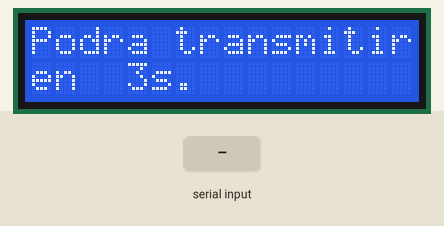
The sketch below on a simulated Arduino Uno, built with avr-gcc and run on an emulated ATmega328P. On the bench: 16×2 character LCD. The inputs (shaded band) are chosen by the test bench. What the sketch prints to the serial monitor is not drawn.

Above: at 5.2 s.
At 10.3 s:
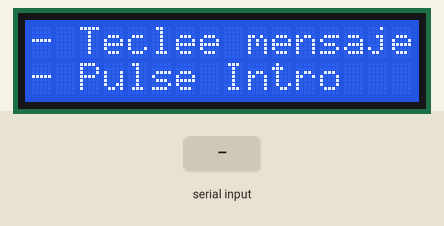
10.4 s: "5\n" received over Serial
At 11.7 s:
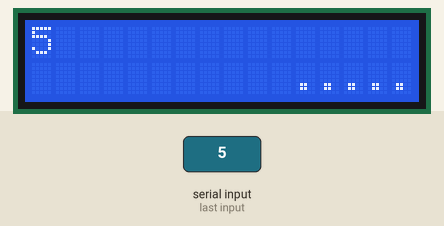
13.4 s: "." received over Serial
At 16.1 s:
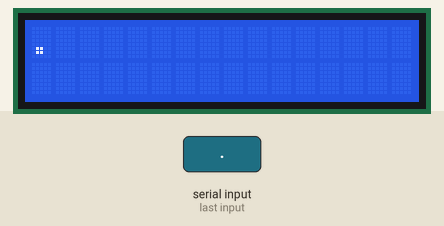
Timing chart, 0 to 17.6 s (numbered marks = the images above; inputs shaded):
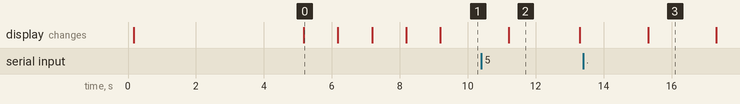

The sketch:

emisora_am.ino
```cpp
/*
     TX Código Morse Radio AM Arduino

Mario Pérez Esteso
http://www.geekytheory.com
https://www.youtube.com/user/telecoreference
https://twitter.com/geekytheory
Facebook page! Join us with a LIKE!
https://www.facebook.com/geekytheory
*/

#include <LiquidCrystal.h>
/*Incluyo la librería del display LCD
para poder utilizar las funciones*/

/*Defino los pines del Arduino a los que voy a conectar el display LCD*/

LiquidCrystal lcd(7, 6, 5, 4, 3, 2);

long milisegundos_comienzo=0;
long milisegundos_final=0;

const long periodo_transmitir=8;
//Cuanto más grande, más tarda en transmitir un punto o raya.
//La frecuencia no varía demasiado, pero sí la duración de la señal.

#define DURACION_PUNTO 64

const int duracion_punto=DURACION_PUNTO;//number of periods for punto
const int pausa_punto=DURACION_PUNTO;//pause after punto
const int duracion_raya=3*DURACION_PUNTO;//number of persots for raya
const int pausa_raya=DURACION_PUNTO;//pause after raya

char *letras[] = {".-", "-...", "-.-.", "-..", ".", "..-.", "--.","....", "..", ".---", "-.-", ".-..", "--",
  "-.", "---", ".--.", "--.-", ".-.", "...", "-", "..-", "...-", ".--", "-..-", "-.--", "--.."};

char *numeros[]={"-----", ".----", "..---", "...--", "....-", ".....", "-....", "--...", "---..", "----."};

int delay_punto = 200; //0.2 segundos

void punto(void);
void guion(void);
void transmitir(int x_ciclos);
void no_transmitir(int x_ciclos);

// ### INC ### Increment Register (reg = reg + 1)
#define ASM_INC(reg) asm volatile ("inc %0" : "=r" (reg) : "0" (reg))

void setup()
{
  Serial.begin(9600);
  DDRB=0xFF;  //Puerto B declarado como salidas
  milisegundos_comienzo=millis(); //Mandamos un punto para saber la frecuencia aproximada
                                  //a la que trabajaremos.
  punto();
  milisegundos_final=millis();
  Serial.print(milisegundos_final-milisegundos_comienzo);
  Serial.print(" ");
  Serial.print((duracion_punto+pausa_punto)*periodo_transmitir*256/( milisegundos_final- milisegundos_comienzo)/2);//Portadora
  Serial.print("kHz ");
  Serial.println();
  lcd.begin(16, 2);
  lcd.setCursor(0,0);
  lcd.print("BIENVENIDO AL Tx");
  lcd.setCursor(0,1);
  lcd.print("  DE MORSE AM!");
  delay(5000);
  for(int q=3;q>=0;q--)
  {
  lcd.clear();
  lcd.setCursor(0,0);
  lcd.print("Podra transmitir");
  lcd.setCursor(0,1);
  lcd.print("en");
  lcd.setCursor(4,1);
  lcd.print(q);
  lcd.setCursor(5,1);
  lcd.print("s.");
  delay(1000);
  }
}

void loop()
{
  char ch[32]; //32 Caracteres, que son los que caben en el display LCD
  int fila=0; //Variable que controla la fila del display LCD
  lcd.clear();
  lcd.setCursor(0,0);
  lcd.print("- Teclee mensaje");
  lcd.setCursor(0,1);
  lcd.print("- Pulse Intro");
  if(Serial.available())
  {
    int i=0;
    int k=0;
  lcd.clear();
  while(Serial.available())
  {
    Serial.flush();
    ch[i] = Serial.read();
    lcd.setCursor(i,fila);
    lcd.print(ch[i]);
    Serial.println(ch[i]);
    i=i+1;
    if(i==16)
    {
      fila=1;
      i=0;
    }
    if (ch[k] >= 'a' && ch[k] <= 'z')
    {
      lcd.setCursor(11,1);
      lcd.print("     ");
      lcd.setCursor(11,1);
      lcd.print(letras[ch[k] - 'a']);
      flashsecuencia(letras[ch[k] - 'a']);
    }
    else if (ch[k] >= 'A' && ch[k] <= 'Z')
    {
      lcd.setCursor(11,1);
      lcd.print("     ");
      lcd.setCursor(11,1);
      lcd.print(letras[ch[k] - 'A']);
      flashsecuencia(letras[ch[k] - 'A']);
    }
    else if (ch[k] >= '0' && ch[k] <= '9')
    {
      lcd.setCursor(11,1);
      lcd.print("     ");
      lcd.setCursor(11,1);
      lcd.print(numeros[ch[k] - '0']);
      flashsecuencia(numeros[ch[k] - '0']);
    }
    else if (ch[k] == ' ')
    {
      delay(delay_punto*7);      //Espacio entre palabras
    }
    k++;
  }
  }
  delay(2000);
}

void punto(void)//Función punto
{
  for(int i=0;i<duracion_punto;i++)
  {
    transmitir(periodo_transmitir);
  }
  for(int i=0;i<pausa_punto;i++)
  {
    no_transmitir(periodo_transmitir);
  }
}
void raya(void)//Función raya
{
  for(int i=0;i<duracion_raya;i++)
  {
    transmitir(periodo_transmitir);
  }
  for(int i=0;i<pausa_raya;i++)
  {
    no_transmitir(periodo_transmitir);
  }
}
void transmitir(int x_ciclos)
{
  unsigned int numero_puerto;
  for (int i=0;i<x_ciclos;i++)
  {
    numero_puerto=0;
    do
    {
	PORTB=numero_puerto;
	ASM_INC(numero_puerto);
    }
    while(numero_puerto<255);
  }
}
void no_transmitir(int x_ciclos)
{
  unsigned int numero_puerto;
  PORTB=0x00; // El pin 13 lo establecemos en OFF
  for (int i=0;i<x_ciclos;i++)
  {
    numero_puerto=0;
    do
    {
	ASM_INC(numero_puerto);
	asm volatile ("NOP"); //Siglas de No Operation Performed
    }
    while(numero_puerto<255);
  }
}
 void flashsecuencia(char *secuencia)
{
   int i = 0;
   while (secuencia[i] != NULL)
   {
       punto_o_raya(secuencia[i]);
       i++;
   }
   delay(delay_punto*3); //Espacio entre letras
}

void punto_o_raya(char punto_o_raya)//Distingue entre punto o raya
{
  if (punto_o_raya == '.')
  {
    punto();
  }
  else
  {
    raya();
  }
  delay(delay_punto);
}
```

Measured:
- after the input at 10.4 s, the display: changes after 0.80 s (image 2)
- after the input at 13.4 s, the display: changes after 1.9 s (image 3)
- what the display in image 0 shows lasts 1.0 s, from 5.2 s to 6.2 s
